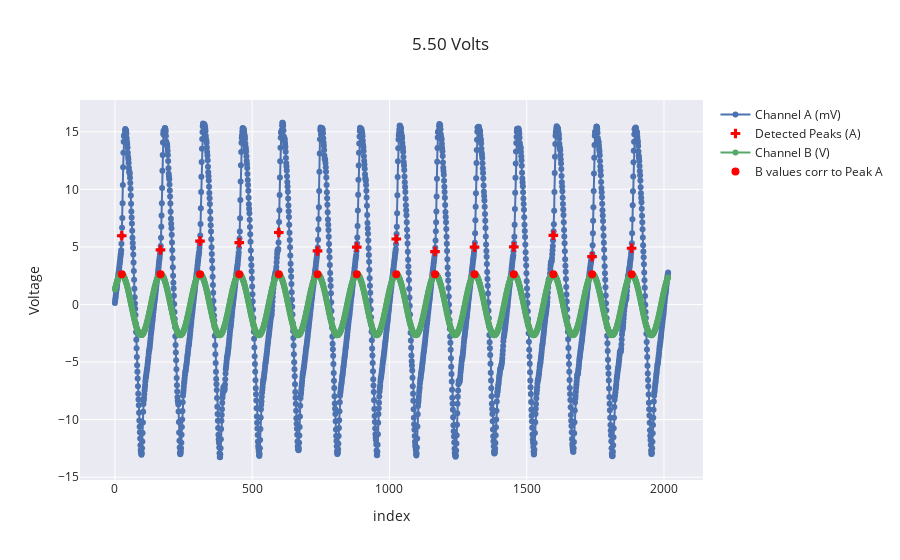

Source (notebook cell):
### Markdown cell above
## Drawing peaks of A and corresponding values of channel B

### Code cell
fig = go.Figure()
fig.add_trace(go.Scatter(
    y=time_series_A,
    mode='lines+markers',
    name='Channel A (mV)'
))

fig.add_trace(go.Scatter(
    x=indices,
    y=[time_series_A[j] for j in indices],
    mode='markers',
    marker=dict(
        size=8,
        color='red',
        symbol='cross'
    ),
    name='Detected Peaks (A)'
))

fig.add_trace(go.Scatter(
    y=time_series_B,
    mode='lines+markers',
    name='Channel B (V)'
))

fig.add_trace(go.Scatter(
    x=indices,
    y=[time_series_B[j] for j in indices],
    mode='markers',
    marker=dict(
        size=8,
        color='red',
        symbol='circle'
    ),
    name='B values corr to Peak A'
))

fig.update_layout(yaxis_title="Voltage", xaxis_title=" index")
fig.update_layout(title= volts + " Volts" )
fig.write_image("ChaA_ChanB{}.png".format(volts))

fig.show()

### Figure 1 — Plotly figure (JSON) as saved in the notebook; plotly's stock layout.template omitted (floating-point values rounded to 4 significant figures; data arrays with more than 128 entries replaced by an {"elided": "..."} marker saying what was removed)
{"data": [{"mode": "lines+markers", "name": "Channel A (mV)", "type": "scatter", "y": {"elided": "2016 float values"}}, {"marker": {"color": "red", "size": 8, "symbol": "cross"}, "mode": "markers", "name": "Detected Peaks (A)", "type": "scatter", "x": [25, 166, 310, 453, 597, 738, 881, 1025, 1166, 1310, 1453, 1597, 1738, 1882], "y": [5.972, 4.742, 5.5, 5.366, 6.253, 4.65, 4.984, 5.689, 4.597, 4.982, 5.006, 6.011, 4.152, 4.884]}, {"mode": "lines+markers", "name": "Channel B (V)", "type": "scatter", "y": {"elided": "2016 float values"}}, {"marker": {"color": "red", "size": 8, "symbol": "circle"}, "mode": "markers", "name": "B values corr to Peak A", "type": "scatter", "x": [25, 166, 310, 453, 597, 738, 881, 1025, 1166, 1310, 1453, 1597, 1738, 1882], "y": [2.622, 2.627, 2.626, 2.625, 2.621, 2.628, 2.628, 2.627, 2.622, 2.627, 2.627, 2.626, 2.622, 2.628]}], "layout": {"title": {"text": "5.50 Volts"}, "xaxis": {"title": {"text": " index"}}, "yaxis": {"title": {"text": "Voltage"}}}}
